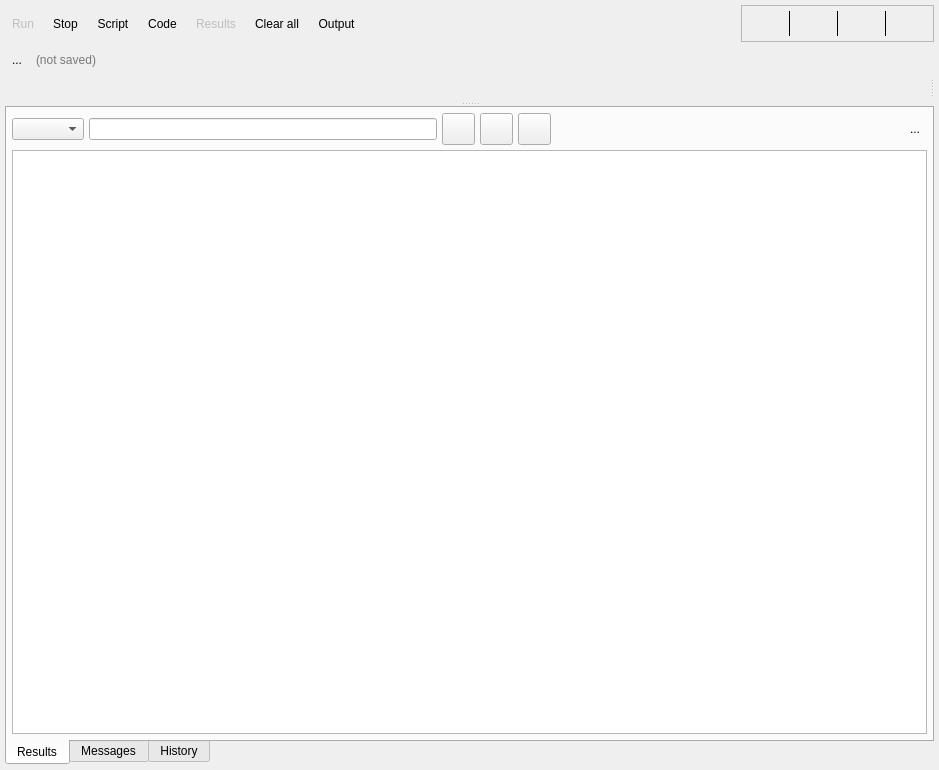
<?xml version="1.0" encoding="UTF-8"?>
<ui version="4.0">
 <class>SQLExecutionWidget</class>
 <widget class="QWidget" name="SQLExecutionWidget">
  <property name="geometry">
   <rect>
    <x>0</x>
    <y>0</y>
    <width>939</width>
    <height>770</height>
   </rect>
  </property>
  <property name="minimumSize">
   <size>
    <width>0</width>
    <height>0</height>
   </size>
  </property>
  <property name="baseSize">
   <size>
    <width>780</width>
    <height>0</height>
   </size>
  </property>
  <property name="windowTitle">
   <string>Form</string>
  </property>
  <layout class="QVBoxLayout" name="verticalLayout_3">
   <property name="spacing">
    <number>5</number>
   </property>
   <property name="leftMargin">
    <number>5</number>
   </property>
   <property name="topMargin">
    <number>5</number>
   </property>
   <property name="rightMargin">
    <number>5</number>
   </property>
   <property name="bottomMargin">
    <number>5</number>
   </property>
   <item>
    <layout class="QHBoxLayout" name="top_btns_lt">
     <property name="spacing">
      <number>5</number>
     </property>
     <item>
      <widget class="QWidget" name="top_btns_wgt" native="true">
       <property name="minimumSize">
        <size>
         <width>0</width>
         <height>0</height>
        </size>
       </property>
       <layout class="QHBoxLayout" name="horizontalLayout">
        <property name="spacing">
         <number>5</number>
        </property>
        <property name="leftMargin">
         <number>0</number>
        </property>
        <property name="topMargin">
         <number>0</number>
        </property>
        <property name="rightMargin">
         <number>0</number>
        </property>
        <property name="bottomMargin">
         <number>0</number>
        </property>
        <item>
         <widget class="QToolButton" name="run_sql_tb">
          <property name="enabled">
           <bool>false</bool>
          </property>
          <property name="sizePolicy">
           <sizepolicy hsizetype="Preferred" vsizetype="Preferred">
            <horstretch>0</horstretch>
            <verstretch>0</verstretch>
           </sizepolicy>
          </property>
          <property name="toolTip">
           <string>Run the specified SQL command</string>
          </property>
          <property name="text">
           <string>Run</string>
          </property>
          <property name="icon">
           <iconset resource="../../res/resources.qrc">
            <normaloff>:/icons/icons/run.png</normaloff>:/icons/icons/run.png</iconset>
          </property>
          <property name="iconSize">
           <size>
            <width>25</width>
            <height>25</height>
           </size>
          </property>
          <property name="shortcut">
           <string>F5</string>
          </property>
          <property name="toolButtonStyle">
           <enum>Qt::ToolButtonStyle::ToolButtonTextBesideIcon</enum>
          </property>
          <property name="autoRaise">
           <bool>true</bool>
          </property>
         </widget>
        </item>
        <item>
         <widget class="QToolButton" name="stop_tb">
          <property name="enabled">
           <bool>true</bool>
          </property>
          <property name="sizePolicy">
           <sizepolicy hsizetype="Preferred" vsizetype="Preferred">
            <horstretch>0</horstretch>
            <verstretch>0</verstretch>
           </sizepolicy>
          </property>
          <property name="toolTip">
           <string>Cancel the execution of the current SQL command</string>
          </property>
          <property name="text">
           <string>Stop</string>
          </property>
          <property name="icon">
           <iconset resource="../../res/resources.qrc">
            <normaloff>:/icons/icons/stop.png</normaloff>:/icons/icons/stop.png</iconset>
          </property>
          <property name="iconSize">
           <size>
            <width>25</width>
            <height>25</height>
           </size>
          </property>
          <property name="shortcut">
           <string>Esc</string>
          </property>
          <property name="toolButtonStyle">
           <enum>Qt::ToolButtonStyle::ToolButtonTextBesideIcon</enum>
          </property>
          <property name="autoRaise">
           <bool>true</bool>
          </property>
         </widget>
        </item>
        <item>
         <widget class="QToolButton" name="file_tb">
          <property name="enabled">
           <bool>true</bool>
          </property>
          <property name="sizePolicy">
           <sizepolicy hsizetype="Preferred" vsizetype="Preferred">
            <horstretch>0</horstretch>
            <verstretch>0</verstretch>
           </sizepolicy>
          </property>
          <property name="toolTip">
           <string>Handle external SQL script</string>
          </property>
          <property name="text">
           <string>Script</string>
          </property>
          <property name="icon">
           <iconset resource="../../res/resources.qrc">
            <normaloff>:/icons/icons/sqlcmd.png</normaloff>:/icons/icons/sqlcmd.png</iconset>
          </property>
          <property name="iconSize">
           <size>
            <width>25</width>
            <height>25</height>
           </size>
          </property>
          <property name="shortcut">
           <string>Alt+F</string>
          </property>
          <property name="checkable">
           <bool>false</bool>
          </property>
          <property name="checked">
           <bool>false</bool>
          </property>
          <property name="popupMode">
           <enum>QToolButton::ToolButtonPopupMode::InstantPopup</enum>
          </property>
          <property name="toolButtonStyle">
           <enum>Qt::ToolButtonStyle::ToolButtonTextBesideIcon</enum>
          </property>
          <property name="autoRaise">
           <bool>true</bool>
          </property>
         </widget>
        </item>
        <item>
         <widget class="QToolButton" name="code_tb">
          <property name="enabled">
           <bool>true</bool>
          </property>
          <property name="sizePolicy">
           <sizepolicy hsizetype="Preferred" vsizetype="Preferred">
            <horstretch>0</horstretch>
            <verstretch>0</verstretch>
           </sizepolicy>
          </property>
          <property name="text">
           <string>Code</string>
          </property>
          <property name="icon">
           <iconset resource="../../res/resources.qrc">
            <normaloff>:/icons/icons/sourcecode.png</normaloff>:/icons/icons/sourcecode.png</iconset>
          </property>
          <property name="iconSize">
           <size>
            <width>25</width>
            <height>25</height>
           </size>
          </property>
          <property name="checkable">
           <bool>true</bool>
          </property>
          <property name="popupMode">
           <enum>QToolButton::ToolButtonPopupMode::InstantPopup</enum>
          </property>
          <property name="toolButtonStyle">
           <enum>Qt::ToolButtonStyle::ToolButtonTextBesideIcon</enum>
          </property>
          <property name="autoRaise">
           <bool>true</bool>
          </property>
         </widget>
        </item>
        <item>
         <widget class="QToolButton" name="results_tb">
          <property name="enabled">
           <bool>false</bool>
          </property>
          <property name="sizePolicy">
           <sizepolicy hsizetype="Preferred" vsizetype="Preferred">
            <horstretch>0</horstretch>
            <verstretch>0</verstretch>
           </sizepolicy>
          </property>
          <property name="text">
           <string>Results</string>
          </property>
          <property name="icon">
           <iconset resource="../../res/resources.qrc">
            <normaloff>:/icons/icons/resultset.png</normaloff>:/icons/icons/resultset.png</iconset>
          </property>
          <property name="iconSize">
           <size>
            <width>25</width>
            <height>25</height>
           </size>
          </property>
          <property name="checkable">
           <bool>false</bool>
          </property>
          <property name="popupMode">
           <enum>QToolButton::ToolButtonPopupMode::InstantPopup</enum>
          </property>
          <property name="toolButtonStyle">
           <enum>Qt::ToolButtonStyle::ToolButtonTextBesideIcon</enum>
          </property>
          <property name="autoRaise">
           <bool>true</bool>
          </property>
         </widget>
        </item>
        <item>
         <widget class="QToolButton" name="clear_all_tb">
          <property name="enabled">
           <bool>true</bool>
          </property>
          <property name="sizePolicy">
           <sizepolicy hsizetype="Preferred" vsizetype="Preferred">
            <horstretch>0</horstretch>
            <verstretch>0</verstretch>
           </sizepolicy>
          </property>
          <property name="toolTip">
           <string>Clear the SQL input field and results grid</string>
          </property>
          <property name="text">
           <string>Clear all</string>
          </property>
          <property name="icon">
           <iconset resource="../../res/resources.qrc">
            <normaloff>:/icons/icons/cleartext.png</normaloff>:/icons/icons/cleartext.png</iconset>
          </property>
          <property name="iconSize">
           <size>
            <width>25</width>
            <height>25</height>
           </size>
          </property>
          <property name="shortcut">
           <string>Ctrl+Backspace</string>
          </property>
          <property name="checkable">
           <bool>false</bool>
          </property>
          <property name="popupMode">
           <enum>QToolButton::ToolButtonPopupMode::InstantPopup</enum>
          </property>
          <property name="toolButtonStyle">
           <enum>Qt::ToolButtonStyle::ToolButtonTextBesideIcon</enum>
          </property>
          <property name="autoRaise">
           <bool>true</bool>
          </property>
         </widget>
        </item>
        <item>
         <widget class="QToolButton" name="output_tb">
          <property name="enabled">
           <bool>true</bool>
          </property>
          <property name="sizePolicy">
           <sizepolicy hsizetype="Preferred" vsizetype="Preferred">
            <horstretch>0</horstretch>
            <verstretch>0</verstretch>
           </sizepolicy>
          </property>
          <property name="toolTip">
           <string>Toggles the output pane</string>
          </property>
          <property name="text">
           <string>Output</string>
          </property>
          <property name="icon">
           <iconset resource="../../res/resources.qrc">
            <normaloff>:/icons/icons/outputpane.png</normaloff>:/icons/icons/outputpane.png</iconset>
          </property>
          <property name="iconSize">
           <size>
            <width>25</width>
            <height>25</height>
           </size>
          </property>
          <property name="shortcut">
           <string>Alt+O</string>
          </property>
          <property name="checkable">
           <bool>true</bool>
          </property>
          <property name="checked">
           <bool>false</bool>
          </property>
          <property name="toolButtonStyle">
           <enum>Qt::ToolButtonStyle::ToolButtonTextBesideIcon</enum>
          </property>
          <property name="autoRaise">
           <bool>true</bool>
          </property>
         </widget>
        </item>
       </layout>
      </widget>
     </item>
     <item>
      <layout class="QHBoxLayout" name="plugins_btns_lt">
       <property name="spacing">
        <number>5</number>
       </property>
      </layout>
     </item>
     <item>
      <spacer name="horizontalSpacer">
       <property name="orientation">
        <enum>Qt::Orientation::Horizontal</enum>
       </property>
       <property name="sizeType">
        <enum>QSizePolicy::Policy::Expanding</enum>
       </property>
       <property name="sizeHint" stdset="0">
        <size>
         <width>10</width>
         <height>20</height>
        </size>
       </property>
      </spacer>
     </item>
     <item>
      <widget class="QFrame" name="db_info_frm">
       <property name="sizePolicy">
        <sizepolicy hsizetype="Preferred" vsizetype="Fixed">
         <horstretch>0</horstretch>
         <verstretch>0</verstretch>
        </sizepolicy>
       </property>
       <property name="minimumSize">
        <size>
         <width>0</width>
         <height>0</height>
        </size>
       </property>
       <property name="frameShape">
        <enum>QFrame::Shape::StyledPanel</enum>
       </property>
       <property name="frameShadow">
        <enum>QFrame::Shadow::Plain</enum>
       </property>
       <layout class="QHBoxLayout" name="horizontalLayout_7">
        <property name="spacing">
         <number>5</number>
        </property>
        <property name="leftMargin">
         <number>5</number>
        </property>
        <property name="topMargin">
         <number>5</number>
        </property>
        <property name="rightMargin">
         <number>5</number>
        </property>
        <property name="bottomMargin">
         <number>5</number>
        </property>
        <item>
         <widget class="QLabel" name="user_icon_lbl">
          <property name="minimumSize">
           <size>
            <width>25</width>
            <height>25</height>
           </size>
          </property>
          <property name="maximumSize">
           <size>
            <width>25</width>
            <height>25</height>
           </size>
          </property>
          <property name="text">
           <string/>
          </property>
          <property name="pixmap">
           <pixmap resource="../../res/resources.qrc">:/icons/icons/role.png</pixmap>
          </property>
          <property name="scaledContents">
           <bool>true</bool>
          </property>
          <property name="indent">
           <number>-1</number>
          </property>
         </widget>
        </item>
        <item>
         <widget class="QLabel" name="username_lbl">
          <property name="sizePolicy">
           <sizepolicy hsizetype="Preferred" vsizetype="Fixed">
            <horstretch>0</horstretch>
            <verstretch>0</verstretch>
           </sizepolicy>
          </property>
          <property name="font">
           <font>
            <italic>true</italic>
           </font>
          </property>
          <property name="toolTip">
           <string>Authenticated username</string>
          </property>
          <property name="text">
           <string/>
          </property>
          <property name="indent">
           <number>0</number>
          </property>
         </widget>
        </item>
        <item>
         <widget class="Line" name="separator_ln">
          <property name="minimumSize">
           <size>
            <width>0</width>
            <height>0</height>
           </size>
          </property>
          <property name="maximumSize">
           <size>
            <width>1</width>
            <height>16777215</height>
           </size>
          </property>
          <property name="autoFillBackground">
           <bool>false</bool>
          </property>
          <property name="frameShadow">
           <enum>QFrame::Shadow::Plain</enum>
          </property>
          <property name="orientation">
           <enum>Qt::Orientation::Vertical</enum>
          </property>
         </widget>
        </item>
        <item>
         <widget class="QLabel" name="db_icon_lbl">
          <property name="minimumSize">
           <size>
            <width>25</width>
            <height>25</height>
           </size>
          </property>
          <property name="maximumSize">
           <size>
            <width>25</width>
            <height>25</height>
           </size>
          </property>
          <property name="text">
           <string/>
          </property>
          <property name="pixmap">
           <pixmap resource="../../res/resources.qrc">:/icons/icons/database.png</pixmap>
          </property>
          <property name="scaledContents">
           <bool>true</bool>
          </property>
          <property name="indent">
           <number>-1</number>
          </property>
         </widget>
        </item>
        <item>
         <widget class="QLabel" name="db_name_lbl">
          <property name="sizePolicy">
           <sizepolicy hsizetype="Preferred" vsizetype="Fixed">
            <horstretch>0</horstretch>
            <verstretch>0</verstretch>
           </sizepolicy>
          </property>
          <property name="toolTip">
           <string>Current working database/host</string>
          </property>
          <property name="text">
           <string/>
          </property>
          <property name="indent">
           <number>0</number>
          </property>
         </widget>
        </item>
        <item>
         <widget class="Line" name="separator_ln2">
          <property name="minimumSize">
           <size>
            <width>0</width>
            <height>0</height>
           </size>
          </property>
          <property name="maximumSize">
           <size>
            <width>1</width>
            <height>16777215</height>
           </size>
          </property>
          <property name="autoFillBackground">
           <bool>false</bool>
          </property>
          <property name="frameShadow">
           <enum>QFrame::Shadow::Plain</enum>
          </property>
          <property name="orientation">
           <enum>Qt::Orientation::Vertical</enum>
          </property>
         </widget>
        </item>
        <item>
         <widget class="QLabel" name="encoding_ico_lbl">
          <property name="minimumSize">
           <size>
            <width>25</width>
            <height>25</height>
           </size>
          </property>
          <property name="maximumSize">
           <size>
            <width>25</width>
            <height>25</height>
           </size>
          </property>
          <property name="text">
           <string/>
          </property>
          <property name="pixmap">
           <pixmap resource="../../res/resources.qrc">:/icons/icons/encoding.png</pixmap>
          </property>
          <property name="scaledContents">
           <bool>true</bool>
          </property>
          <property name="indent">
           <number>-1</number>
          </property>
         </widget>
        </item>
        <item>
         <widget class="QLabel" name="encoding_lbl">
          <property name="sizePolicy">
           <sizepolicy hsizetype="Preferred" vsizetype="Fixed">
            <horstretch>0</horstretch>
            <verstretch>0</verstretch>
           </sizepolicy>
          </property>
          <property name="font">
           <font>
            <italic>true</italic>
           </font>
          </property>
          <property name="toolTip">
           <string>Server encoding</string>
          </property>
          <property name="text">
           <string/>
          </property>
          <property name="indent">
           <number>0</number>
          </property>
         </widget>
        </item>
        <item>
         <widget class="Line" name="separator_ln3">
          <property name="minimumSize">
           <size>
            <width>0</width>
            <height>0</height>
           </size>
          </property>
          <property name="maximumSize">
           <size>
            <width>1</width>
            <height>16777215</height>
           </size>
          </property>
          <property name="autoFillBackground">
           <bool>false</bool>
          </property>
          <property name="frameShadow">
           <enum>QFrame::Shadow::Plain</enum>
          </property>
          <property name="orientation">
           <enum>Qt::Orientation::Vertical</enum>
          </property>
         </widget>
        </item>
        <item>
         <widget class="QLabel" name="server_ico_lbl">
          <property name="minimumSize">
           <size>
            <width>25</width>
            <height>25</height>
           </size>
          </property>
          <property name="maximumSize">
           <size>
            <width>25</width>
            <height>25</height>
           </size>
          </property>
          <property name="text">
           <string/>
          </property>
          <property name="pixmap">
           <pixmap resource="../../res/resources.qrc">:/icons/icons/typeother.png</pixmap>
          </property>
          <property name="scaledContents">
           <bool>true</bool>
          </property>
          <property name="indent">
           <number>-1</number>
          </property>
         </widget>
        </item>
        <item>
         <widget class="QLabel" name="server_ver_lbl">
          <property name="sizePolicy">
           <sizepolicy hsizetype="Preferred" vsizetype="Fixed">
            <horstretch>0</horstretch>
            <verstretch>0</verstretch>
           </sizepolicy>
          </property>
          <property name="font">
           <font>
            <italic>true</italic>
            <bold>true</bold>
           </font>
          </property>
          <property name="toolTip">
           <string>PostgreSQL server version</string>
          </property>
          <property name="text">
           <string/>
          </property>
          <property name="indent">
           <number>0</number>
          </property>
         </widget>
        </item>
       </layout>
      </widget>
     </item>
    </layout>
   </item>
   <item>
    <widget class="QWidget" name="filename_wgt" native="true">
     <property name="minimumSize">
      <size>
       <width>0</width>
       <height>0</height>
      </size>
     </property>
     <layout class="QHBoxLayout" name="horizontalLayout_3">
      <property name="spacing">
       <number>5</number>
      </property>
      <property name="leftMargin">
       <number>0</number>
      </property>
      <property name="topMargin">
       <number>0</number>
      </property>
      <property name="rightMargin">
       <number>0</number>
      </property>
      <property name="bottomMargin">
       <number>0</number>
      </property>
      <item>
       <widget class="QToolButton" name="close_file_tb">
        <property name="toolTip">
         <string>Close the current SQL script</string>
        </property>
        <property name="text">
         <string>...</string>
        </property>
        <property name="icon">
         <iconset resource="../../res/resources.qrc">
          <normaloff>:/icons/icons/close.png</normaloff>:/icons/icons/close.png</iconset>
        </property>
        <property name="iconSize">
         <size>
          <width>25</width>
          <height>25</height>
         </size>
        </property>
        <property name="autoRaise">
         <bool>true</bool>
        </property>
       </widget>
      </item>
      <item>
       <widget class="QLineEdit" name="filename_edt">
        <property name="minimumSize">
         <size>
          <width>0</width>
          <height>25</height>
         </size>
        </property>
        <property name="toolTip">
         <string>SQL script currently handled</string>
        </property>
        <property name="autoFillBackground">
         <bool>false</bool>
        </property>
        <property name="styleSheet">
         <string notr="true">background: transparent;</string>
        </property>
        <property name="text">
         <string/>
        </property>
        <property name="frame">
         <bool>false</bool>
        </property>
        <property name="cursorPosition">
         <number>0</number>
        </property>
        <property name="readOnly">
         <bool>true</bool>
        </property>
        <property name="placeholderText">
         <string>(not saved)</string>
        </property>
       </widget>
      </item>
     </layout>
    </widget>
   </item>
   <item>
    <widget class="QSplitter" name="v_splitter">
     <property name="orientation">
      <enum>Qt::Orientation::Vertical</enum>
     </property>
     <property name="handleWidth">
      <number>5</number>
     </property>
     <property name="childrenCollapsible">
      <bool>false</bool>
     </property>
     <widget class="QWidget" name="layoutWidget">
      <layout class="QVBoxLayout" name="verticalLayout_2">
       <property name="spacing">
        <number>5</number>
       </property>
       <item>
        <layout class="QHBoxLayout" name="horizontalLayout_4">
         <property name="spacing">
          <number>5</number>
         </property>
         <property name="bottomMargin">
          <number>0</number>
         </property>
         <item>
          <widget class="QSplitter" name="sql_cmd_splitter">
           <property name="orientation">
            <enum>Qt::Orientation::Horizontal</enum>
           </property>
           <property name="handleWidth">
            <number>5</number>
           </property>
           <property name="childrenCollapsible">
            <bool>false</bool>
           </property>
           <widget class="QWidget" name="sql_cmd_wgt" native="true">
            <property name="enabled">
             <bool>true</bool>
            </property>
            <property name="minimumSize">
             <size>
              <width>0</width>
              <height>0</height>
             </size>
            </property>
            <property name="maximumSize">
             <size>
              <width>16777215</width>
              <height>16777215</height>
             </size>
            </property>
           </widget>
           <widget class="QStackedWidget" name="plugins_wgts_stw">
            <property name="currentIndex">
             <number>0</number>
            </property>
            <widget class="QWidget" name="page"/>
           </widget>
          </widget>
         </item>
        </layout>
       </item>
       <item>
        <widget class="QWidget" name="search_wgt_parent" native="true">
         <property name="sizePolicy">
          <sizepolicy hsizetype="Preferred" vsizetype="Fixed">
           <horstretch>0</horstretch>
           <verstretch>0</verstretch>
          </sizepolicy>
         </property>
        </widget>
       </item>
      </layout>
     </widget>
     <widget class="QWidget" name="output_wgt" native="true">
      <property name="minimumSize">
       <size>
        <width>0</width>
        <height>0</height>
       </size>
      </property>
      <layout class="QVBoxLayout" name="verticalLayout">
       <property name="spacing">
        <number>0</number>
       </property>
       <property name="leftMargin">
        <number>0</number>
       </property>
       <property name="topMargin">
        <number>0</number>
       </property>
       <property name="rightMargin">
        <number>0</number>
       </property>
       <property name="bottomMargin">
        <number>0</number>
       </property>
       <item>
        <widget class="QTabWidget" name="output_tbw">
         <property name="sizePolicy">
          <sizepolicy hsizetype="Expanding" vsizetype="Preferred">
           <horstretch>0</horstretch>
           <verstretch>0</verstretch>
          </sizepolicy>
         </property>
         <property name="tabPosition">
          <enum>QTabWidget::TabPosition::South</enum>
         </property>
         <property name="currentIndex">
          <number>0</number>
         </property>
         <property name="documentMode">
          <bool>false</bool>
         </property>
         <property name="movable">
          <bool>false</bool>
         </property>
         <widget class="QWidget" name="tab">
          <property name="autoFillBackground">
           <bool>false</bool>
          </property>
          <attribute name="title">
           <string>Results</string>
          </attribute>
          <layout class="QGridLayout" name="gridLayout_5">
           <property name="leftMargin">
            <number>5</number>
           </property>
           <property name="topMargin">
            <number>5</number>
           </property>
           <property name="rightMargin">
            <number>5</number>
           </property>
           <property name="bottomMargin">
            <number>5</number>
           </property>
           <property name="spacing">
            <number>5</number>
           </property>
           <item row="0" column="0">
            <widget class="QWidget" name="filter_wgt" native="true">
             <property name="minimumSize">
              <size>
               <width>0</width>
               <height>0</height>
              </size>
             </property>
             <layout class="QHBoxLayout" name="horizontalLayout_5">
              <property name="spacing">
               <number>5</number>
              </property>
              <property name="leftMargin">
               <number>0</number>
              </property>
              <property name="topMargin">
               <number>0</number>
              </property>
              <property name="rightMargin">
               <number>0</number>
              </property>
              <property name="bottomMargin">
               <number>0</number>
              </property>
              <item>
               <widget class="QComboBox" name="columns_cmb">
                <property name="iconSize">
                 <size>
                  <width>28</width>
                  <height>28</height>
                 </size>
                </property>
               </widget>
              </item>
              <item>
               <widget class="QLineEdit" name="filter_edt">
                <property name="sizePolicy">
                 <sizepolicy hsizetype="MinimumExpanding" vsizetype="Fixed">
                  <horstretch>0</horstretch>
                  <verstretch>0</verstretch>
                 </sizepolicy>
                </property>
                <property name="clearButtonEnabled">
                 <bool>true</bool>
                </property>
               </widget>
              </item>
              <item>
               <widget class="QToolButton" name="case_sensitive_tb">
                <property name="enabled">
                 <bool>true</bool>
                </property>
                <property name="sizePolicy">
                 <sizepolicy hsizetype="Fixed" vsizetype="Preferred">
                  <horstretch>0</horstretch>
                  <verstretch>0</verstretch>
                 </sizepolicy>
                </property>
                <property name="font">
                 <font>
                  <pointsize>8</pointsize>
                 </font>
                </property>
                <property name="toolTip">
                 <string>Case sensitive</string>
                </property>
                <property name="text">
                 <string/>
                </property>
                <property name="icon">
                 <iconset resource="../../res/resources.qrc">
                  <normaloff>:/icons/icons/casesensitive.png</normaloff>:/icons/icons/casesensitive.png</iconset>
                </property>
                <property name="iconSize">
                 <size>
                  <width>25</width>
                  <height>25</height>
                 </size>
                </property>
                <property name="checkable">
                 <bool>true</bool>
                </property>
                <property name="toolButtonStyle">
                 <enum>Qt::ToolButtonStyle::ToolButtonIconOnly</enum>
                </property>
               </widget>
              </item>
              <item>
               <widget class="QToolButton" name="regexp_tb">
                <property name="enabled">
                 <bool>true</bool>
                </property>
                <property name="sizePolicy">
                 <sizepolicy hsizetype="Fixed" vsizetype="Preferred">
                  <horstretch>0</horstretch>
                  <verstretch>0</verstretch>
                 </sizepolicy>
                </property>
                <property name="font">
                 <font>
                  <pointsize>8</pointsize>
                 </font>
                </property>
                <property name="toolTip">
                 <string>Regular expression</string>
                </property>
                <property name="text">
                 <string/>
                </property>
                <property name="icon">
                 <iconset resource="../../res/resources.qrc">
                  <normaloff>:/icons/icons/regexp.png</normaloff>:/icons/icons/regexp.png</iconset>
                </property>
                <property name="iconSize">
                 <size>
                  <width>25</width>
                  <height>25</height>
                 </size>
                </property>
                <property name="checkable">
                 <bool>true</bool>
                </property>
                <property name="toolButtonStyle">
                 <enum>Qt::ToolButtonStyle::ToolButtonIconOnly</enum>
                </property>
               </widget>
              </item>
              <item>
               <widget class="QToolButton" name="all_words_tb">
                <property name="enabled">
                 <bool>true</bool>
                </property>
                <property name="sizePolicy">
                 <sizepolicy hsizetype="Fixed" vsizetype="Preferred">
                  <horstretch>0</horstretch>
                  <verstretch>0</verstretch>
                 </sizepolicy>
                </property>
                <property name="font">
                 <font>
                  <pointsize>8</pointsize>
                 </font>
                </property>
                <property name="toolTip">
                 <string>Whole words</string>
                </property>
                <property name="text">
                 <string/>
                </property>
                <property name="icon">
                 <iconset resource="../../res/resources.qrc">
                  <normaloff>:/icons/icons/wholeword.png</normaloff>:/icons/icons/wholeword.png</iconset>
                </property>
                <property name="iconSize">
                 <size>
                  <width>25</width>
                  <height>25</height>
                 </size>
                </property>
                <property name="checkable">
                 <bool>true</bool>
                </property>
                <property name="toolButtonStyle">
                 <enum>Qt::ToolButtonStyle::ToolButtonIconOnly</enum>
                </property>
               </widget>
              </item>
              <item>
               <spacer name="horizontalSpacer_2">
                <property name="orientation">
                 <enum>Qt::Orientation::Horizontal</enum>
                </property>
                <property name="sizeHint" stdset="0">
                 <size>
                  <width>40</width>
                  <height>20</height>
                 </size>
                </property>
               </spacer>
              </item>
              <item>
               <widget class="QToolButton" name="hide_tb">
                <property name="toolTip">
                 <string>Hide this widget</string>
                </property>
                <property name="text">
                 <string>...</string>
                </property>
                <property name="icon">
                 <iconset resource="../../res/resources.qrc">
                  <normaloff>:/icons/icons/closetab.png</normaloff>:/icons/icons/closetab.png</iconset>
                </property>
                <property name="iconSize">
                 <size>
                  <width>20</width>
                  <height>20</height>
                 </size>
                </property>
                <property name="autoRaise">
                 <bool>true</bool>
                </property>
               </widget>
              </item>
             </layout>
            </widget>
           </item>
           <item row="1" column="0">
            <widget class="QWidget" name="results_parent" native="true">
             <layout class="QGridLayout" name="gridLayout_3">
              <property name="leftMargin">
               <number>0</number>
              </property>
              <property name="topMargin">
               <number>0</number>
              </property>
              <property name="rightMargin">
               <number>0</number>
              </property>
              <property name="bottomMargin">
               <number>0</number>
              </property>
              <property name="spacing">
               <number>5</number>
              </property>
              <item row="2" column="0" colspan="5">
               <widget class="QTableView" name="results_tbw">
                <property name="editTriggers">
                 <set>QAbstractItemView::EditTrigger::DoubleClicked|QAbstractItemView::EditTrigger::EditKeyPressed</set>
                </property>
                <property name="alternatingRowColors">
                 <bool>true</bool>
                </property>
                <property name="selectionMode">
                 <enum>QAbstractItemView::SelectionMode::ContiguousSelection</enum>
                </property>
                <attribute name="horizontalHeaderCascadingSectionResizes">
                 <bool>false</bool>
                </attribute>
                <attribute name="horizontalHeaderStretchLastSection">
                 <bool>true</bool>
                </attribute>
                <attribute name="verticalHeaderCascadingSectionResizes">
                 <bool>false</bool>
                </attribute>
                <attribute name="verticalHeaderStretchLastSection">
                 <bool>false</bool>
                </attribute>
               </widget>
              </item>
             </layout>
            </widget>
           </item>
          </layout>
         </widget>
         <widget class="QWidget" name="tab_2">
          <attribute name="title">
           <string>Messages</string>
          </attribute>
          <layout class="QGridLayout" name="gridLayout_4">
           <property name="leftMargin">
            <number>5</number>
           </property>
           <property name="topMargin">
            <number>5</number>
           </property>
           <property name="rightMargin">
            <number>5</number>
           </property>
           <property name="bottomMargin">
            <number>5</number>
           </property>
           <property name="spacing">
            <number>5</number>
           </property>
           <item row="0" column="0">
            <widget class="QListWidget" name="msgoutput_lst">
             <property name="sizeAdjustPolicy">
              <enum>QAbstractScrollArea::SizeAdjustPolicy::AdjustToContents</enum>
             </property>
             <property name="editTriggers">
              <set>QAbstractItemView::EditTrigger::NoEditTriggers</set>
             </property>
             <property name="showDropIndicator" stdset="0">
              <bool>false</bool>
             </property>
             <property name="alternatingRowColors">
              <bool>true</bool>
             </property>
             <property name="selectionMode">
              <enum>QAbstractItemView::SelectionMode::NoSelection</enum>
             </property>
             <property name="selectionBehavior">
              <enum>QAbstractItemView::SelectionBehavior::SelectRows</enum>
             </property>
             <property name="iconSize">
              <size>
               <width>22</width>
               <height>22</height>
              </size>
             </property>
             <property name="verticalScrollMode">
              <enum>QAbstractItemView::ScrollMode::ScrollPerPixel</enum>
             </property>
             <property name="resizeMode">
              <enum>QListView::ResizeMode::Adjust</enum>
             </property>
             <property name="spacing">
              <number>2</number>
             </property>
            </widget>
           </item>
          </layout>
         </widget>
         <widget class="QWidget" name="tab_3">
          <attribute name="title">
           <string>History</string>
          </attribute>
          <layout class="QGridLayout" name="gridLayout_6">
           <property name="leftMargin">
            <number>5</number>
           </property>
           <property name="topMargin">
            <number>5</number>
           </property>
           <property name="rightMargin">
            <number>5</number>
           </property>
           <property name="bottomMargin">
            <number>5</number>
           </property>
           <property name="spacing">
            <number>5</number>
           </property>
           <item row="1" column="0">
            <widget class="QWidget" name="search_history_parent" native="true"/>
           </item>
           <item row="0" column="0">
            <widget class="QWidget" name="cmd_history_parent" native="true">
             <property name="sizePolicy">
              <sizepolicy hsizetype="Preferred" vsizetype="Expanding">
               <horstretch>0</horstretch>
               <verstretch>0</verstretch>
              </sizepolicy>
             </property>
            </widget>
           </item>
          </layout>
         </widget>
        </widget>
       </item>
      </layout>
     </widget>
    </widget>
   </item>
  </layout>
 </widget>
 <resources>
  <include location="../../res/resources.qrc"/>
 </resources>
 <connections/>
</ui>
